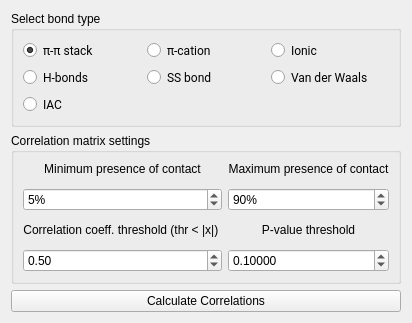
     <widget class="QWidget" name="tab_4">
      <property name="sizePolicy">
       <sizepolicy hsizetype="Minimum" vsizetype="Minimum">
        <horstretch>0</horstretch>
        <verstretch>0</verstretch>
       </sizepolicy>
      </property>
      <attribute name="title">
       <string>Interaction based analysis</string>
      </attribute>
      <layout class="QGridLayout" name="gridLayout_4">
       <item row="2" column="0" colspan="2">
        <widget class="QPushButton" name="calc_corr">
         <property name="autoFillBackground">
          <bool>false</bool>
         </property>
         <property name="text">
          <string>Calculate Correlations</string>
         </property>
         <property name="autoDefault">
          <bool>false</bool>
         </property>
         <property name="default">
          <bool>false</bool>
         </property>
         <property name="flat">
          <bool>false</bool>
         </property>
        </widget>
       </item>
       <item row="1" column="0" colspan="2">
        <widget class="QGroupBox" name="groupBox_12">
         <property name="sizePolicy">
          <sizepolicy hsizetype="Preferred" vsizetype="Fixed">
           <horstretch>0</horstretch>
           <verstretch>0</verstretch>
          </sizepolicy>
         </property>
         <property name="title">
          <string>Correlation matrix settings</string>
         </property>
         <layout class="QGridLayout" name="gridLayout_8">
          <property name="verticalSpacing">
           <number>12</number>
          </property>
          <item row="0" column="1">
           <widget class="QLabel" name="label_4">
            <property name="text">
             <string>Maximum presence of contact</string>
            </property>
            <property name="alignment">
             <set>Qt::AlignCenter</set>
            </property>
           </widget>
          </item>
          <item row="3" column="0">
           <widget class="QDoubleSpinBox" name="coeff_thr">
            <property name="prefix">
             <string/>
            </property>
            <property name="maximum">
             <double>1.000000000000000</double>
            </property>
            <property name="singleStep">
             <double>0.010000000000000</double>
            </property>
            <property name="value">
             <double>0.500000000000000</double>
            </property>
           </widget>
          </item>
          <item row="1" column="0">
           <widget class="QSpinBox" name="min_presence">
            <property name="suffix">
             <string>%</string>
            </property>
            <property name="prefix">
             <string notr="true"/>
            </property>
            <property name="maximum">
             <number>100</number>
            </property>
            <property name="value">
             <number>5</number>
            </property>
           </widget>
          </item>
          <item row="3" column="1">
           <widget class="QDoubleSpinBox" name="p_thr">
            <property name="decimals">
             <number>5</number>
            </property>
            <property name="maximum">
             <double>1.000000000000000</double>
            </property>
            <property name="singleStep">
             <double>0.001000000000000</double>
            </property>
            <property name="value">
             <double>0.100000000000000</double>
            </property>
           </widget>
          </item>
          <item row="0" column="0">
           <widget class="QLabel" name="label_2">
            <property name="text">
             <string>Minimum presence of contact</string>
            </property>
            <property name="alignment">
             <set>Qt::AlignCenter</set>
            </property>
           </widget>
          </item>
          <item row="1" column="1">
           <widget class="QSpinBox" name="max_presence">
            <property name="suffix">
             <string>%</string>
            </property>
            <property name="maximum">
             <number>100</number>
            </property>
            <property name="value">
             <number>90</number>
            </property>
           </widget>
          </item>
          <item row="2" column="0">
           <widget class="QLabel" name="label_11">
            <property name="text">
             <string>&lt;html&gt;&lt;head/&gt;&lt;body&gt;&lt;p&gt;Correlation coeff.
                                            threshold (thr &amp;lt; |x|)&lt;/p&gt;&lt;/body&gt;&lt;/html&gt;
                                        </string>
            </property>
            <property name="alignment">
             <set>Qt::AlignCenter</set>
            </property>
           </widget>
          </item>
          <item row="2" column="1">
           <widget class="QLabel" name="label_12">
            <property name="text">
             <string>P-value threshold</string>
            </property>
            <property name="alignment">
             <set>Qt::AlignCenter</set>
            </property>
           </widget>
          </item>
         </layout>
        </widget>
       </item>
       <item row="0" column="0" colspan="2">
        <widget class="QGroupBox" name="groupBox_9">
         <property name="sizePolicy">
          <sizepolicy hsizetype="Preferred" vsizetype="Fixed">
           <horstretch>0</horstretch>
           <verstretch>0</verstretch>
          </sizepolicy>
         </property>
         <property name="title">
          <string>Select bond type</string>
         </property>
         <layout class="QGridLayout" name="gridLayout_6">
          <item row="3" column="0">
           <widget class="QRadioButton" name="hbond_2">
            <property name="font">
             <font>
              <family>Roboto</family>
             </font>
            </property>
            <property name="text">
             <string>H-bonds</string>
            </property>
            <property name="checked">
             <bool>false</bool>
            </property>
           </widget>
          </item>
          <item row="5" column="0">
           <widget class="QRadioButton" name="iac_2">
            <property name="font">
             <font>
              <family>Roboto</family>
             </font>
            </property>
            <property name="text">
             <string>IAC</string>
            </property>
           </widget>
          </item>
          <item row="2" column="0">
           <widget class="QRadioButton" name="pipistack_2">
            <property name="font">
             <font>
              <family>Roboto</family>
              <stylestrategy>PreferDefault</stylestrategy>
              <kerning>true</kerning>
             </font>
            </property>
            <property name="text">
             <string>π-π stack</string>
            </property>
            <property name="checked">
             <bool>true</bool>
            </property>
           </widget>
          </item>
          <item row="2" column="1">
           <widget class="QRadioButton" name="pication_2">
            <property name="font">
             <font>
              <family>Roboto</family>
             </font>
            </property>
            <property name="text">
             <string>π-cation</string>
            </property>
           </widget>
          </item>
          <item row="2" column="2">
           <widget class="QRadioButton" name="ionic_2">
            <property name="font">
             <font>
              <family>Roboto</family>
             </font>
            </property>
            <property name="text">
             <string>Ionic</string>
            </property>
           </widget>
          </item>
          <item row="3" column="1">
           <widget class="QRadioButton" name="ssbond_2">
            <property name="font">
             <font>
              <family>Roboto</family>
             </font>
            </property>
            <property name="text">
             <string>SS bond</string>
            </property>
           </widget>
          </item>
          <item row="3" column="2">
           <widget class="QRadioButton" name="vdw_2">
            <property name="font">
             <font>
              <family>Roboto</family>
             </font>
            </property>
            <property name="text">
             <string>Van der Waals</string>
            </property>
           </widget>
          </item>
         </layout>
        </widget>
       </item>
      </layout>
     </widget>
